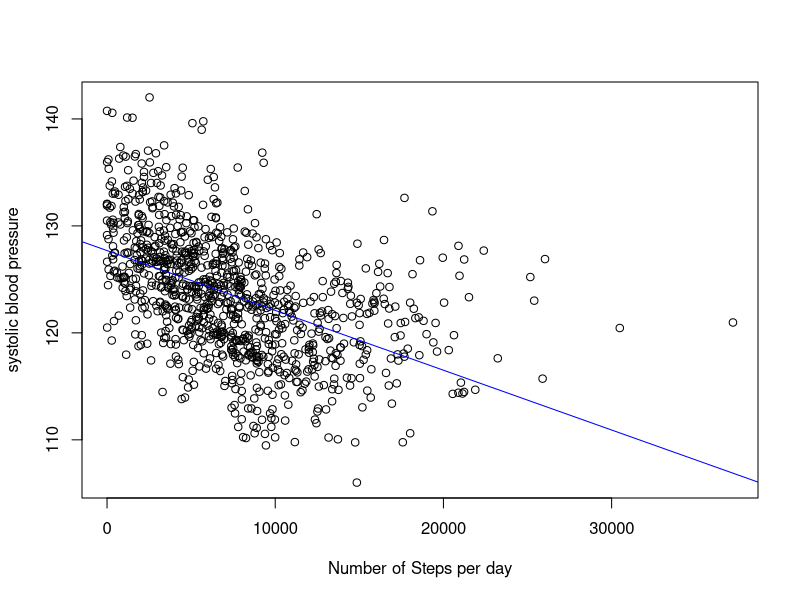
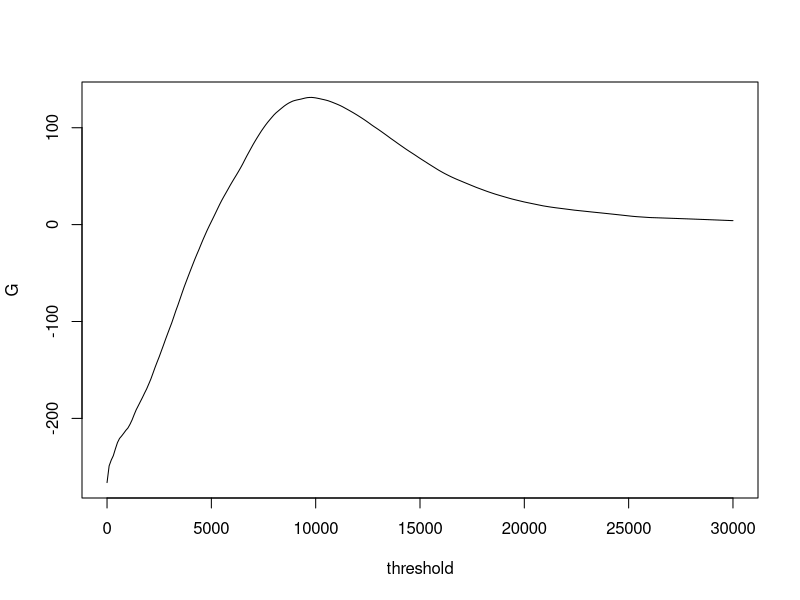

R code for these plots, in order: (Note: this script raises an error after producing the figures.)

x <- ( rnorm(1000,mean=80,sd=30) )^2

y <- -1*ifelse(x<10000,x,10000)/1000 + rnorm(1000,mean=130,sd=5)

plot(x,y,xlab="Number of Steps per day",ylab="systolic blood pressure")

abline(lm(y~x),cex=2,col="blue")

ll <- vector()


tau = seq(0,30000,100)

for (i in 1:length(tau)) {
	tempx <- ifelse(x>tau[i],0,x-tau[i])
	ll[i] <- logLik( lm(y~tempx) )	
}


LR <- 2*(ll - logLik( lm(y~x) ) ) 
tau[which.max(ll)]

plot(tau,LR,type="l",xlab="threshold",ylab="G")

abline(h=max3.84)


max(ll)
tau_est = tau[which.max(ll)]


abline(v=tau_est)


plot(x,y,xlab="Number of Steps per day",ylab="systolic blood pressure")

pred <- predict(lm(y~ifelse(x>tau_est,0,x-tau_est)))
lines(sort(x),pred[order(x)],cex=2,col="blue")



write.csv(data.frame(x=x,y=y),"/Users/rjt1/Documents/AdvBiostatsCourse/steps.csv",row.names=F)

